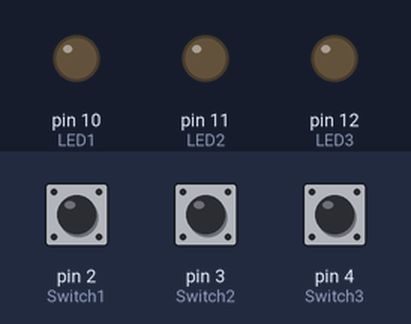
Bench run of a sketch on a simulated Arduino Uno, built with avr-gcc and run on an emulated ATmega328P. On the bench: output pins drawn as LEDs (lit = HIGH). Dashed ring = blinking. The test bench sets the inputs (shaded band); at power-on: pin 3 (Switch2) HIGH, pin 4 (Switch3) HIGH, pin 2 (Switch1) LOW.

Above: at 1.2 s.
1.3 s: pin 3 (Switch2) pulled LOW for 1 s
At 1.8 s:
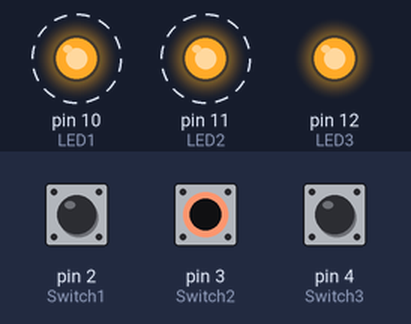
4.3 s: pin 4 (Switch3) pulled LOW for 1 s
At 5.9 s:
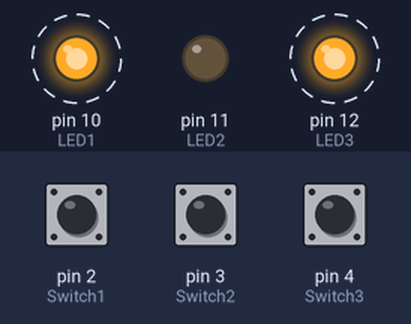
7.3 s: pin 4 (Switch3) pulled LOW for 3.2 s
At 8.4 s:
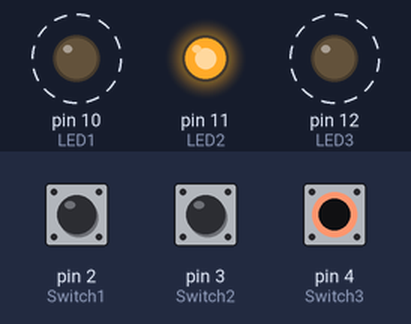
12.0 s: pin 2 (Switch1) pulled HIGH for 3.2 s
16.7 s: pin 3 (Switch2) pulled LOW for 3.2 s
At 18.1 s:
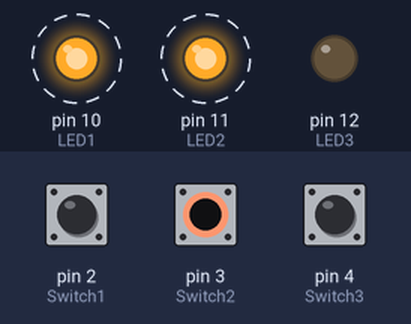
21.4 s: pin 2 (Switch1) driven HIGH and pin 3 (Switch2) driven LOW and pin 4 (Switch3) driven LOW
Timing chart, 0 to 25.4 s (numbered marks = the images above; inputs shaded):
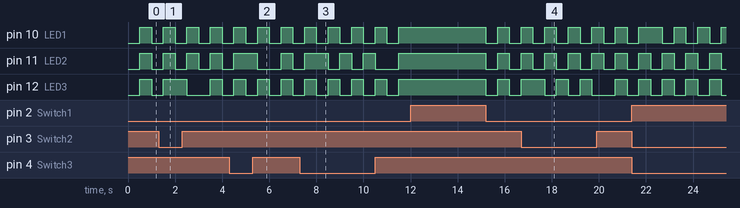

Measured:
- by itself, pin 10 (LED1), pin 11 (LED2): alternates HIGH for 0.50 s and LOW for 0.50 s

The sketch:

Day_05.ino
```cpp
int LED1 = 10; //pins 10-12 are to be LED outputs
int LED2 = 11;
int LED3 = 12;
int Switch1 = 2;  //pins 2-4 are to be switch inputs
int Switch2 = 3;
int Switch3 = 4;
int blink_count = 0; // a way to limit the else/"OFF" blink count

void setup() {
//now setup our input and output pins accordingly
 pinMode(LED1, OUTPUT);
 pinMode(LED2, OUTPUT);
 pinMode(LED3, OUTPUT);
 pinMode(Switch1, INPUT);
 pinMode(Switch2, INPUT);
 pinMode(Switch3, INPUT);

}

void loop() {
 //now within loop() we'll take actions based on the status of the switches

// If Only Switch 1 is ON alternate blinking its corresponding LED and the remaining LEDs
 if ((digitalRead(Switch1) == HIGH) && (digitalRead(Switch2) != HIGH) && (digitalRead(Switch3) != HIGH)) {
  blink_count = 0;
  digitalWrite(LED1, HIGH);
  digitalWrite(LED2, LOW);
  digitalWrite(LED3, LOW);
  delay(500);
  digitalWrite(LED1, LOW);
  digitalWrite(LED2, HIGH);
  digitalWrite(LED3, HIGH);
  delay(500);
 }

// If Only Switch 2 is ON alternate blinking its corresponding LED and the remaining LEDs
 if ((digitalRead(Switch1) != HIGH) && (digitalRead(Switch2) == HIGH) && (digitalRead(Switch3) != HIGH)) {
  blink_count = 0;
  digitalWrite(LED2, HIGH);
  digitalWrite(LED3, LOW);
  digitalWrite(LED1, LOW);
  delay(500);
  digitalWrite(LED2, LOW);
  digitalWrite(LED3, HIGH);
  digitalWrite(LED1, HIGH);
  delay(500);
 }

// If Only Switch 3 is ON alternate blinking its corresponding LED and the remaining LEDs
 if ((digitalRead(Switch1) != HIGH) && (digitalRead(Switch2) != HIGH) && (digitalRead(Switch3) == HIGH)) {
  blink_count = 0;
  digitalWrite(LED3, HIGH);
  digitalWrite(LED1, LOW);
  digitalWrite(LED2, LOW);
  delay(500);
  digitalWrite(LED3, LOW);
  digitalWrite(LED1, HIGH);
  digitalWrite(LED2, HIGH);
  delay(500);
 }

// If Any 2 Switches are ON at the same time make all lights blink in concert
 if (((digitalRead(Switch1) == HIGH) && (digitalRead(Switch2) == HIGH) && (digitalRead(Switch3) != HIGH))
 || ((digitalRead(Switch1) != HIGH) && (digitalRead(Switch2) == HIGH) && (digitalRead(Switch3) == HIGH))
 || ((digitalRead(Switch1) == HIGH) && (digitalRead(Switch2) != HIGH) && (digitalRead(Switch3) == HIGH))) {
  blink_count = 0;
  digitalWrite(LED1, LOW);
  digitalWrite(LED2, LOW);
  digitalWrite(LED3, LOW);
  delay(500);
  digitalWrite(LED1, HIGH);
  digitalWrite(LED2, HIGH);
  digitalWrite(LED3, HIGH);
  delay(500);
 }

// If All Switches are ON at the same time Make all LEDs Always on
 if ((digitalRead(Switch1) == HIGH) && (digitalRead(Switch2) == HIGH) && (digitalRead(Switch3) == HIGH)) {
  blink_count = 0;
  digitalWrite(LED1, HIGH);
  digitalWrite(LED2, HIGH);
  digitalWrite(LED3, HIGH);
 }

// If All Switches are turned off Blink all LEDs 2x
 else {
   // prevent unwanted blinking due to combinations not considered
   if((digitalRead(Switch1) == HIGH) || (digitalRead(Switch2) == HIGH) || (digitalRead(Switch3) == HIGH)) {
 }
 else {
     while (blink_count < 2 ){
      delay(100);
      digitalWrite(LED1, HIGH); // turn LED OFF
      digitalWrite(LED2, HIGH);
      digitalWrite(LED3, HIGH);
      delay(100);
      digitalWrite(LED1, LOW); // turn LED OFF
      digitalWrite(LED2, LOW);
      digitalWrite(LED3, LOW);
      blink_count += 1;
   }

   }

 }

}
```
